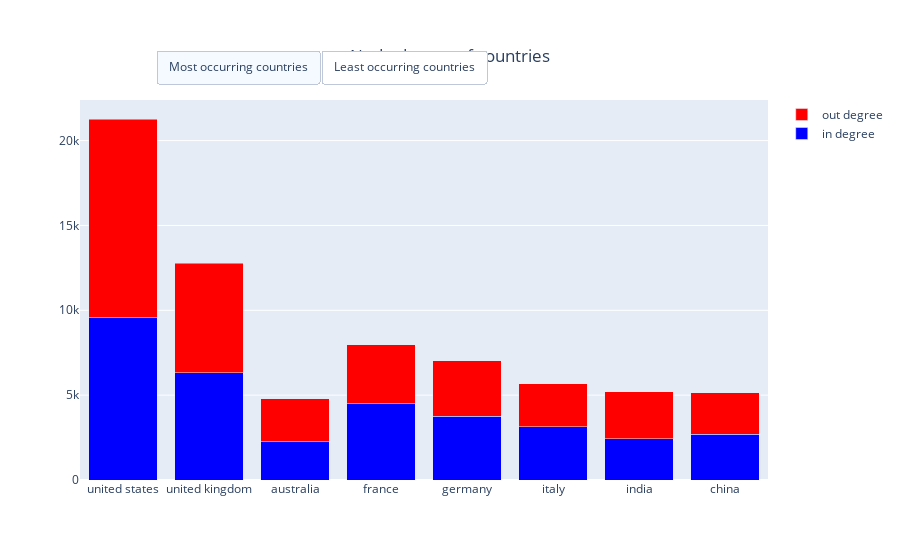

Notebook cell for this chart:
### Markdown cell above
## 3. What is the distribution of in and out degrees? 

Lastly, let's look at the in and out degree of each country. 

> **_NOTE:_**  The in degree of a country is defined as the sum of the in degrees of its articles. Same for out degrees. The higher the in degree of a country, the more central it is meaning that the more it is accessible from other countries.

### Code cell
sorted_data_countries = data_countries.sort_values(by='occurrence', ascending=False).iloc[:8:,]

# create bar plot for most occuring countries
trace_most_in = go.Bar(x=sorted_data_countries["Top_1_name"], 
                       y=sorted_data_countries["num_links_in"],
                        name="in degree",
                        marker_color="blue", 
                        hovertemplate=( "<b>Country:</b> %{x}<br>" 
                                        "<b>In degree:</b> %{y}<br>" 
                                        "<extra></extra>")    
                        )

trace_most_out = go.Bar(x=sorted_data_countries["Top_1_name"], 
                       y=sorted_data_countries["num_links_out"],
                        name="out degree",
                        marker_color="red", 
                        hovertemplate=( "<b>Country:</b> %{x}<br>" 
                                        "<b>In degree:</b> %{y}<br>" 
                                        "<extra></extra>")    
                        )


# create bar plot for least occuring countries
sorted_data_countries = data_countries.sort_values(by='occurrence', ascending=True).iloc[:8:,]

trace_least_in = go.Bar(x=sorted_data_countries["Top_1_name"], 
                       y=sorted_data_countries["num_links_in"],
                        name="in degree",
                        marker_color="blue", 
                        hovertemplate=( "<b>Country:</b> %{x}<br>" 
                                        "<b>In degree:</b> %{y}<br>" 
                                        "<extra></extra>") )

trace_least_out = go.Bar(x=sorted_data_countries["Top_1_name"], 
                       y=sorted_data_countries["num_links_out"],
                        name="out degree",
                        marker_color="red", 
                        hovertemplate=( "<b>Country:</b> %{x}<br>" 
                                        "<b>In degree:</b> %{y}<br>" 
                                        "<extra></extra>") )

# create figures
fig = go.Figure()

# add traces
fig.add_trace(trace_most_in)
fig.add_trace(trace_most_out)
fig.add_trace(trace_least_in.update(visible=False))
fig.add_trace(trace_least_out.update(visible=False))


# Create buttons to toggle between the two bar charts
fig.update_layout(
    barmode='stack',
    title={
        'text': "Node degree of countries",  # The title text
        'x': 0.5,  # Center the title horizontally
        'xanchor': 'center',  # Anchor it to the center
        'yanchor': 'top'  # Anchor it to the top
    },
    updatemenus=[
        dict(
            type="buttons",
            direction="left",
            buttons=[
                dict(
                    label="Most occurring countries",
                    method="update",
                    args=[{"visible": [True, True, False, False]}],  # Show first chart, hide second
                ),
                dict(
                    label="Least occurring countries",
                    method="update",
                    args=[{"visible": [False, False, True, True]}],  # Hide first chart, show second
                ),
            ],
            pad={"r": 10, "t": 10},
            showactive=True,
            x=0.11,
            xanchor="left",
            y=1.1,
            yanchor="middle"
        ),
    ]
)

# Show the figure
fig.show()

# Export the figure to an HTML file
pio.write_html(fig, file='graphs/topic_1/bar_plot_distribution_of_degrees.html', auto_open=False)

### Figure 1 — Plotly figure (JSON) as saved in the notebook; plotly's stock layout.template omitted (floating-point values rounded to 4 significant figures)
{"data": [{"hovertemplate": "<b>Country:</b> %{x}<br><b>In degree:</b> %{y}<br><extra></extra>", "marker": {"color": "blue"}, "name": "in degree", "type": "bar", "x": ["united states", "united kingdom", "australia", "france", "germany", "italy", "india", "china"], "y": [9562, 6315, 2241, 4487, 3750, 3152, 2425, 2696]}, {"hovertemplate": "<b>Country:</b> %{x}<br><b>In degree:</b> %{y}<br><extra></extra>", "marker": {"color": "red"}, "name": "out degree", "type": "bar", "x": ["united states", "united kingdom", "australia", "france", "germany", "italy", "india", "china"], "y": [11710, 6453, 2534, 3487, 3284, 2530, 2767, 2454]}, {"hovertemplate": "<b>Country:</b> %{x}<br><b>In degree:</b> %{y}<br><extra></extra>", "marker": {"color": "blue"}, "name": "in degree", "type": "bar", "visible": false, "x": ["laos", "niue", "cayman islands", "guam", "niger", "nicaragua", "nauru", "namibia"], "y": [65, 17, 22, 43, 65, 76, 28, 73]}, {"hovertemplate": "<b>Country:</b> %{x}<br><b>In degree:</b> %{y}<br><extra></extra>", "marker": {"color": "red"}, "name": "out degree", "type": "bar", "visible": false, "x": ["laos", "niue", "cayman islands", "guam", "niger", "nicaragua", "nauru", "namibia"], "y": [31, 15, 22, 26, 44, 47, 35, 43]}], "layout": {"barmode": "stack", "title": {"text": "Node degree of countries", "x": 0.5, "xanchor": "center", "yanchor": "top"}, "updatemenus": [{"buttons": [{"args": [{"visible": [true, true, false, false]}], "label": "Most occurring countries", "method": "update"}, {"args": [{"visible": [false, false, true, true]}], "label": "Least occurring countries", "method": "update"}], "direction": "left", "pad": {"r": 10, "t": 10}, "showactive": true, "type": "buttons", "x": 0.11, "xanchor": "left", "y": 1.1, "yanchor": "middle"}]}}
